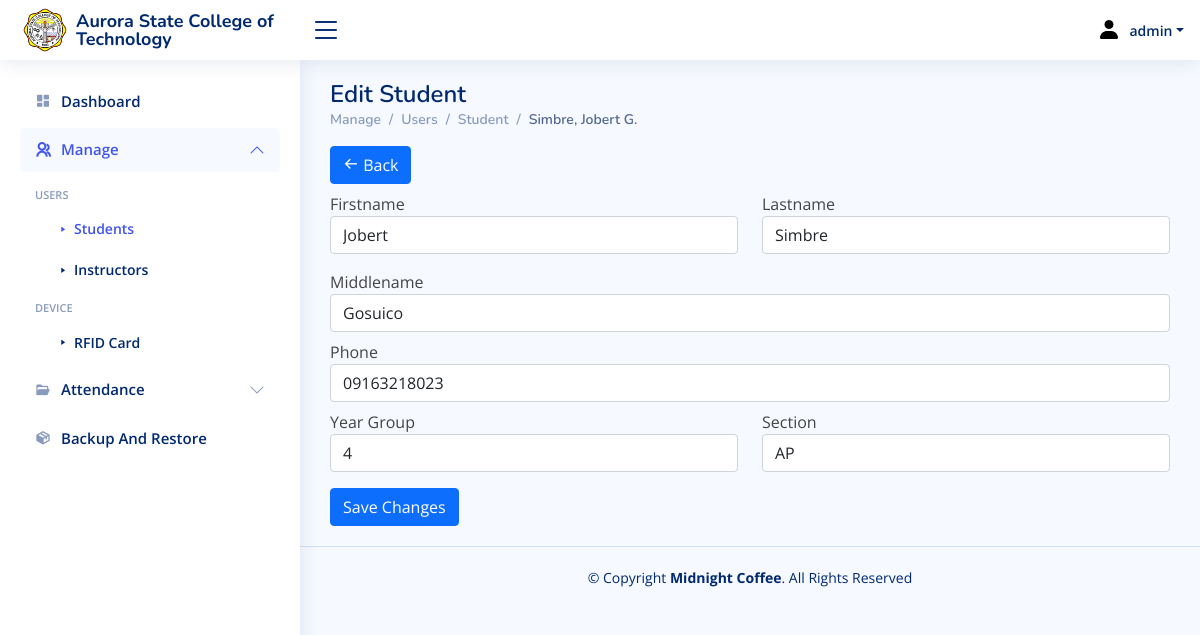
The app's page /editStudent.php?id=113 (signed in) with its own data.
### tables this page shows
CREATE TABLE `student_list` (
  `student_id` int(11) NOT NULL,
  `student_firstname` tinytext NOT NULL,
  `student_middlename` tinytext NOT NULL,
  `student_lastname` tinytext NOT NULL,
  `phone` tinytext NOT NULL,
  `year_group` tinyint(4) DEFAULT NULL,
  `department` tinytext DEFAULT NULL,
  `section` tinytext DEFAULT NULL,
  `image` varchar(150) DEFAULT NULL,
  `guardian_email` varchar(255) NOT NULL,
  PRIMARY KEY (`student_id`),
  CONSTRAINT `student_id_fk` FOREIGN KEY (`student_id`) REFERENCES `user_list` (`id`)
);

### editStudent.php (the view, shortened to what this page needs)
<?php
include_once("lib/connection.php");
?>
<?php
$id = $_GET['id'];
$select = $pdo->prepare("SELECT * FROM student_list WHERE `student_id` = '$id' ");
$select->execute();
while ($row = $select->fetch(PDO::FETCH_ASSOC)) {
	$firstname = $row['student_firstname'];
	$lastname = $row['student_lastname'];
	$middlename = $row['student_middlename'];
	$phone = $row['phone'];
	$yeargroup = $row['year_group'];
	$section = $row['section'];
}
?>
<!DOCTYPE html>
<html lang="en">
<head>
	<link href="assets/css/bootstrap.min.css" rel="stylesheet">
	<link rel="stylesheet" type="text/css" href="assets/css/dataTables.bootstrap5.min.css">
	<link href="assets/css/bootstrap-icons.css" rel="stylesheet">
	<link href="assets/css/boxicons.min.css" rel="stylesheet">
	<link href="assets/css/quill.snow.css" rel="stylesheet">
	<link href="assets/css/quill.bubble.css" rel="stylesheet">
	<link href="assets/css/remixicon.css" rel="stylesheet">
	<link href="assets/css/style.css" rel="stylesheet">
</head>
<body>
	<?php
	include 'include/navigation.php';
	if ($_SESSION["position"] == "Administrator") {
		include 'include/sideNavigation.php';
	} elseif ($_SESSION["position"] == "Instructor") {
		include 'include/instructorSideNavigation.php';
	} elseif ($_SESSION["position"] == "Student") {
		include 'include/studentSideNavigation.php';
	}
	?>
	<main id="main" class="main">
		<div class="pagetitle">
			<h1>Edit Student</h1>
			<nav>
				<ol class="breadcrumb">
					<li class="breadcrumb-item">Manage</li>
					<li class="breadcrumb-item">Users</li>
					<li class="breadcrumb-item">Student</li>
					<li class="breadcrumb-item active"><?php
					echo $lastname.', '.$firstname.' '.substr($middlename, 0, 1).'.';
					?></li>
				</ol>
			</nav>
		</div>
		<section class="section dashboard">
			<div class="row">
				<div>
					<a type="button" class="btn btn-primary ms-auto mb-2" href="manage_student.php"><i class='bx bx-arrow-back'></i> Back</a>
				</div>
				<form name="update_user" method="post" action="editStudent.php">
					<fieldset>
						<div class="row mb-2">
							<div class="col-sm-5 col-md-6 mb-2">
								<div class="form-group">
									<label for="firstname">Firstname</label>
									<input type="text" name="firstname" class="form-control" value="<?php echo $firstname ?>" required />
								</div>
							</div>
							<div class="col-sm-5 col-md-6 mb-2">
								<div class="form-group">
									<label for="lastname">Lastname</label>
									<input type="text" name="lastname" class="form-control" value="<?php echo $lastname ?>" required />
								</div>
							</div>
						</div>
						<div class="form-group mb-2">
							<label for="middlename">Middlename</label>
							<input type="middlename" name="middlename" class="form-control" value="<?php echo $middlename ?>" />
						</div>
						<div class="form-group mb-2">
							<label for="phone">Phone</label>
							<input type="text" name="phone" class="form-control" value="<?php echo $phone ?>" />
						</div>
						<div class="row mb-2">
							<div class="col-sm-5 col-md-6 mb-2">
								<div class="form-group">
									<label for="yeargroup">Year Group</label>
									<input type="text" name="yeargroup" class="form-control" value="<?php echo $yeargroup ?>" required />
								</div>
							</div>
							<div class="col-sm-5 col-md-6 mb-2">
								<div class="form-group">
									<label for="section">Section</label>
									<input type="text" name="section" class="form-control" value="<?php echo $section ?>" required />
								</div>
							</div>
						</div>
						<input class="btn btn-primary ms-auto" type="submit" name="update" value="Save Changes">
					</fieldset>
				</form>
			</div>
		</section>
	</main>
	<footer id="footer" class="footer">
		<div class="copyright"> &copy; Copyright <strong><span>Midnight Coffee</span></strong>. All Rights Reserved</div>
	</footer>
</body>
</html>

### assets/css/style.css (style rules this page uses)
:root { scroll-behavior: smooth; }
body { font-family: "Open Sans", sans-serif; background: #f6f9ff; color: #444444; }
a { color: #4154f1; text-decoration: none; }
h1, h2, h3, h4, h5, h6 { font-family: "Nunito", sans-serif; }
#main { margin-top: 60px; padding: 20px 30px; transition: all 0.3s; }
.pagetitle { margin-bottom: 10px; }
.pagetitle h1 { font-size: 24px; margin-bottom: 0; font-weight: 600; color: #012970; }
.breadcrumb { font-size: 14px; font-family: "Nunito", sans-serif; color: #899bbd; font-weight: 600; }
.breadcrumb .breadcrumb-item::before { color: #899bbd; }
.breadcrumb .active { color: #51678f; font-weight: 600; }
@media (min-width: 1200px) { #main, #footer { margin-left: 300px; } }
.footer { padding: 20px 0; font-size: 14px; transition: all 0.3s; border-top: 1px solid #cddfff; }
.footer .copyright { text-align: center; color: #012970; }

### records on screen
student_list: student_lastname "Simbre", student_firstname "Jobert", student_middlename "G", firstname "Jobert", lastname "Simbre", middlename "Gosuico", phone "09163218023", yeargroup "4", section "AP"

### other values on screen
$_SESSION["username"] "admin"
